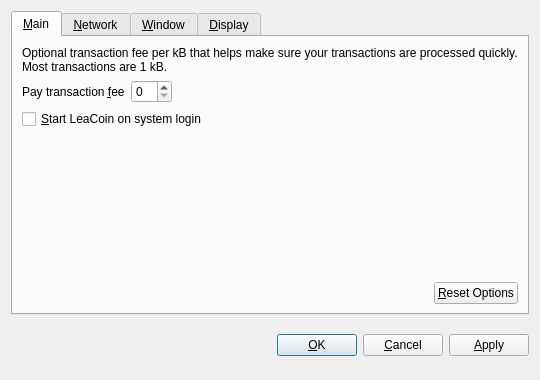
<?xml version="1.0" encoding="UTF-8"?>
<ui version="4.0">
 <class>OptionsDialog</class>
 <widget class="QDialog" name="OptionsDialog">
  <property name="geometry">
   <rect>
    <x>0</x>
    <y>0</y>
    <width>540</width>
    <height>380</height>
   </rect>
  </property>
  <property name="windowTitle">
   <string>Options</string>
  </property>
  <property name="modal">
   <bool>true</bool>
  </property>
  <layout class="QVBoxLayout" name="verticalLayout">
   <item>
    <widget class="QTabWidget" name="tabWidget">
     <property name="tabPosition">
      <enum>QTabWidget::North</enum>
     </property>
     <property name="currentIndex">
      <number>0</number>
     </property>
     <widget class="QWidget" name="tabMain">
      <attribute name="title">
       <string>&amp;Main</string>
      </attribute>
      <layout class="QVBoxLayout" name="verticalLayout_Main">
       <item>
        <widget class="QLabel" name="transactionFeeInfoLabel">
         <property name="text">
          <string>Optional transaction fee per kB that helps make sure your transactions are processed quickly. Most transactions are 1 kB.</string>
         </property>
         <property name="textFormat">
          <enum>Qt::PlainText</enum>
         </property>
         <property name="wordWrap">
          <bool>true</bool>
         </property>
        </widget>
       </item>
       <item>
        <layout class="QHBoxLayout" name="horizontalLayout_1_Main">
         <item>
          <widget class="QLabel" name="transactionFeeLabel">
           <property name="text">
            <string>Pay transaction &amp;fee</string>
           </property>
           <property name="textFormat">
            <enum>Qt::PlainText</enum>
           </property>
           <property name="buddy">
            <cstring>transactionFee</cstring>
           </property>
          </widget>
         </item>
         <item>
          <widget class="BitcoinAmountField" name="transactionFee"/>
         </item>
         <item>
          <spacer name="horizontalSpacer_1_Main">
           <property name="orientation">
            <enum>Qt::Horizontal</enum>
           </property>
           <property name="sizeHint" stdset="0">
            <size>
             <width>40</width>
             <height>20</height>
            </size>
           </property>
          </spacer>
         </item>
        </layout>
       </item>
       <item>
        <widget class="QCheckBox" name="bitcoinAtStartup">
         <property name="toolTip">
          <string>Automatically start LeaCoin after logging in to the system.</string>
         </property>
         <property name="text">
          <string>&amp;Start LeaCoin on system login</string>
         </property>
        </widget>
       </item>
       <item>
        <spacer name="verticalSpacer_Main">
         <property name="orientation">
          <enum>Qt::Vertical</enum>
         </property>
         <property name="sizeHint" stdset="0">
          <size>
           <width>20</width>
           <height>40</height>
          </size>
         </property>
        </spacer>
       </item>
       <item>
        <layout class="QHBoxLayout" name="horizontalLayout_2_Main">
         <item>
          <spacer name="horizontalSpacer_2_Main">
           <property name="orientation">
            <enum>Qt::Horizontal</enum>
           </property>
           <property name="sizeHint" stdset="0">
            <size>
             <width>40</width>
             <height>20</height>
            </size>
           </property>
          </spacer>
         </item>
         <item>
          <widget class="QPushButton" name="resetButton">
           <property name="toolTip">
            <string>Reset all client options to default.</string>
           </property>
           <property name="text">
            <string>&amp;Reset Options</string>
           </property>
           <property name="autoDefault">
            <bool>false</bool>
           </property>
          </widget>
         </item>
        </layout>
       </item>
      </layout>
     </widget>
     <widget class="QWidget" name="tabNetwork">
      <attribute name="title">
       <string>&amp;Network</string>
      </attribute>
      <layout class="QVBoxLayout" name="verticalLayout_Network">
       <item>
        <widget class="QCheckBox" name="mapPortUpnp">
         <property name="toolTip">
          <string>Automatically open the LeaCoin client port on the router. This only works when your router supports UPnP and it is enabled.</string>
         </property>
         <property name="text">
          <string>Map port using &amp;UPnP</string>
         </property>
        </widget>
       </item>
       <item>
        <widget class="QCheckBox" name="connectSocks">
         <property name="toolTip">
          <string>Connect to the LeaCoin network through a SOCKS proxy (e.g. when connecting through Tor).</string>
         </property>
         <property name="text">
          <string>&amp;Connect through SOCKS proxy:</string>
         </property>
        </widget>
       </item>
       <item>
        <layout class="QHBoxLayout" name="horizontalLayout_Network">
         <item>
          <widget class="QLabel" name="proxyIpLabel">
           <property name="text">
            <string>Proxy &amp;IP:</string>
           </property>
           <property name="textFormat">
            <enum>Qt::PlainText</enum>
           </property>
           <property name="buddy">
            <cstring>proxyIp</cstring>
           </property>
          </widget>
         </item>
         <item>
          <widget class="QValidatedLineEdit" name="proxyIp">
           <property name="maximumSize">
            <size>
             <width>140</width>
             <height>16777215</height>
            </size>
           </property>
           <property name="toolTip">
            <string>IP address of the proxy (e.g. 127.0.0.1)</string>
           </property>
          </widget>
         </item>
         <item>
          <widget class="QLabel" name="proxyPortLabel">
           <property name="text">
            <string>&amp;Port:</string>
           </property>
           <property name="textFormat">
            <enum>Qt::PlainText</enum>
           </property>
           <property name="buddy">
            <cstring>proxyPort</cstring>
           </property>
          </widget>
         </item>
         <item>
          <widget class="QLineEdit" name="proxyPort">
           <property name="maximumSize">
            <size>
             <width>55</width>
             <height>16777215</height>
            </size>
           </property>
           <property name="toolTip">
            <string>Port of the proxy (e.g. 9050)</string>
           </property>
          </widget>
         </item>
         <item>
          <widget class="QLabel" name="socksVersionLabel">
           <property name="text">
            <string>SOCKS &amp;Version:</string>
           </property>
           <property name="textFormat">
            <enum>Qt::PlainText</enum>
           </property>
           <property name="buddy">
            <cstring>socksVersion</cstring>
           </property>
          </widget>
         </item>
         <item>
          <widget class="QValueComboBox" name="socksVersion">
           <property name="toolTip">
            <string>SOCKS version of the proxy (e.g. 5)</string>
           </property>
          </widget>
         </item>
         <item>
          <spacer name="horizontalSpacer_Network">
           <property name="orientation">
            <enum>Qt::Horizontal</enum>
           </property>
           <property name="sizeHint" stdset="0">
            <size>
             <width>40</width>
             <height>20</height>
            </size>
           </property>
          </spacer>
         </item>
        </layout>
       </item>
       <item>
        <spacer name="verticalSpacer_Network">
         <property name="orientation">
          <enum>Qt::Vertical</enum>
         </property>
         <property name="sizeHint" stdset="0">
          <size>
           <width>20</width>
           <height>40</height>
          </size>
         </property>
        </spacer>
       </item>
      </layout>
     </widget>
     <widget class="QWidget" name="tabWindow">
      <attribute name="title">
       <string>&amp;Window</string>
      </attribute>
      <layout class="QVBoxLayout" name="verticalLayout_Window">
       <item>
        <widget class="QCheckBox" name="minimizeToTray">
         <property name="toolTip">
          <string>Show only a tray icon after minimizing the window.</string>
         </property>
         <property name="text">
          <string>&amp;Minimize to the tray instead of the taskbar</string>
         </property>
        </widget>
       </item>
       <item>
        <widget class="QCheckBox" name="minimizeOnClose">
         <property name="toolTip">
          <string>Minimize instead of exit the application when the window is closed. When this option is enabled, the application will be closed only after selecting Quit in the menu.</string>
         </property>
         <property name="text">
          <string>M&amp;inimize on close</string>
         </property>
        </widget>
       </item>
       <item>
        <spacer name="verticalSpacer_Window">
         <property name="orientation">
          <enum>Qt::Vertical</enum>
         </property>
         <property name="sizeHint" stdset="0">
          <size>
           <width>20</width>
           <height>40</height>
          </size>
         </property>
        </spacer>
       </item>
      </layout>
     </widget>
     <widget class="QWidget" name="tabDisplay">
      <attribute name="title">
       <string>&amp;Display</string>
      </attribute>
      <layout class="QVBoxLayout" name="verticalLayout_Display">
       <item>
        <layout class="QHBoxLayout" name="horizontalLayout_1_Display">
         <item>
          <widget class="QLabel" name="langLabel">
           <property name="text">
            <string>User Interface &amp;language:</string>
           </property>
           <property name="textFormat">
            <enum>Qt::PlainText</enum>
           </property>
           <property name="buddy">
            <cstring>lang</cstring>
           </property>
          </widget>
         </item>
         <item>
          <widget class="QValueComboBox" name="lang">
           <property name="toolTip">
            <string>The user interface language can be set here. This setting will take effect after restarting LeaCoin.</string>
           </property>
          </widget>
         </item>
        </layout>
       </item>
       <item>
        <layout class="QHBoxLayout" name="horizontalLayout_2_Display">
         <item>
          <widget class="QLabel" name="unitLabel">
           <property name="text">
            <string>&amp;Unit to show amounts in:</string>
           </property>
           <property name="textFormat">
            <enum>Qt::PlainText</enum>
           </property>
           <property name="buddy">
            <cstring>unit</cstring>
           </property>
          </widget>
         </item>
         <item>
          <widget class="QValueComboBox" name="unit">
           <property name="toolTip">
            <string>Choose the default subdivision unit to show in the interface and when sending coins.</string>
           </property>
          </widget>
         </item>
        </layout>
       </item>
       <item>
        <widget class="QCheckBox" name="displayAddresses">
         <property name="toolTip">
          <string>Whether to show LeaCoin addresses in the transaction list or not.</string>
         </property>
         <property name="text">
          <string>&amp;Display addresses in transaction list</string>
         </property>
        </widget>
       </item>
       <item>
        <spacer name="verticalSpacer_Display">
         <property name="orientation">
          <enum>Qt::Vertical</enum>
         </property>
         <property name="sizeHint" stdset="0">
          <size>
           <width>20</width>
           <height>40</height>
          </size>
         </property>
        </spacer>
       </item>
      </layout>
     </widget>
    </widget>
   </item>
   <item>
    <layout class="QHBoxLayout" name="horizontalLayout_Buttons">
     <item>
      <spacer name="horizontalSpacer_1">
       <property name="orientation">
        <enum>Qt::Horizontal</enum>
       </property>
       <property name="sizeHint" stdset="0">
        <size>
         <width>40</width>
         <height>48</height>
        </size>
       </property>
      </spacer>
     </item>
     <item>
      <widget class="QLabel" name="statusLabel">
       <property name="font">
        <font>
         <weight>75</weight>
         <bold>true</bold>
        </font>
       </property>
       <property name="text">
        <string/>
       </property>
       <property name="textFormat">
        <enum>Qt::PlainText</enum>
       </property>
       <property name="wordWrap">
        <bool>true</bool>
       </property>
      </widget>
     </item>
     <item>
      <spacer name="horizontalSpacer_2">
       <property name="orientation">
        <enum>Qt::Horizontal</enum>
       </property>
       <property name="sizeHint" stdset="0">
        <size>
         <width>40</width>
         <height>48</height>
        </size>
       </property>
      </spacer>
     </item>
     <item>
      <widget class="QPushButton" name="okButton">
       <property name="text">
        <string>&amp;OK</string>
       </property>
      </widget>
     </item>
     <item>
      <widget class="QPushButton" name="cancelButton">
       <property name="text">
        <string>&amp;Cancel</string>
       </property>
       <property name="autoDefault">
        <bool>false</bool>
       </property>
      </widget>
     </item>
     <item>
      <widget class="QPushButton" name="applyButton">
       <property name="text">
        <string>&amp;Apply</string>
       </property>
       <property name="autoDefault">
        <bool>false</bool>
       </property>
      </widget>
     </item>
    </layout>
   </item>
  </layout>
 </widget>
 <customwidgets>
  <customwidget>
   <class>BitcoinAmountField</class>
   <extends>QSpinBox</extends>
   <header>bitcoinamountfield.h</header>
  </customwidget>
  <customwidget>
   <class>QValueComboBox</class>
   <extends>QComboBox</extends>
   <header>qvaluecombobox.h</header>
  </customwidget>
  <customwidget>
   <class>QValidatedLineEdit</class>
   <extends>QLineEdit</extends>
   <header>qvalidatedlineedit.h</header>
  </customwidget>
 </customwidgets>
 <resources/>
 <connections/>
</ui>
